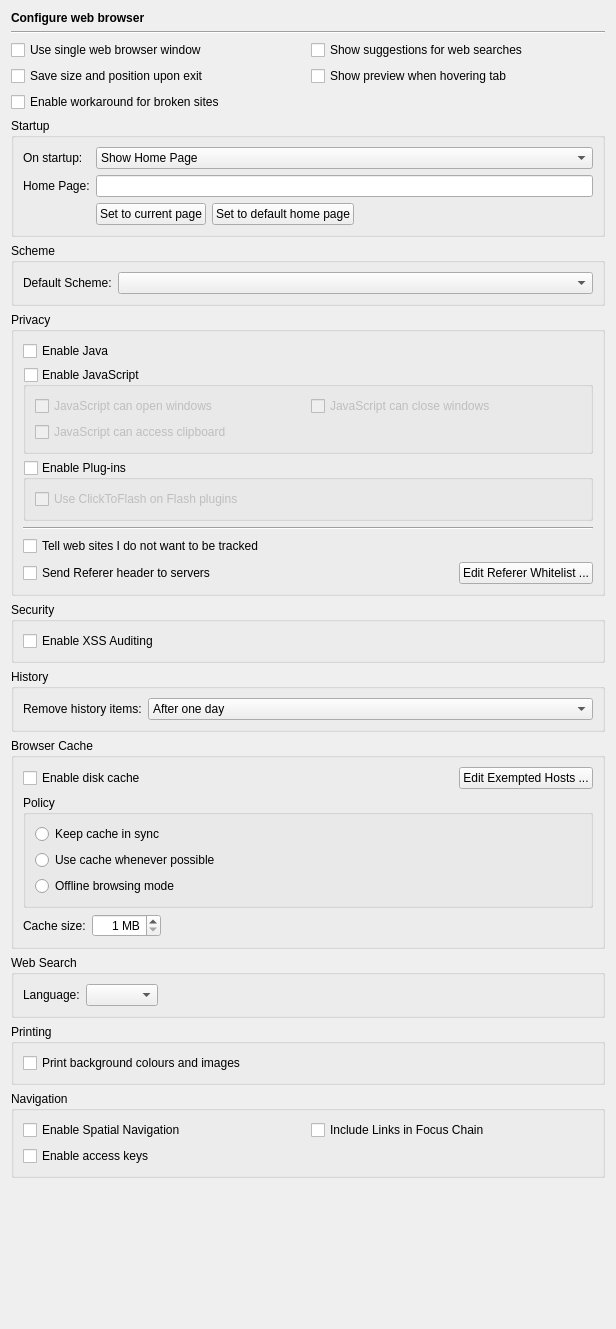
<?xml version="1.0" encoding="UTF-8"?>
<ui version="4.0">
 <class>HelpWebBrowserPage</class>
 <widget class="QWidget" name="HelpWebBrowserPage">
  <property name="geometry">
   <rect>
    <x>0</x>
    <y>0</y>
    <width>616</width>
    <height>1329</height>
   </rect>
  </property>
  <layout class="QVBoxLayout" name="verticalLayout_5">
   <item>
    <widget class="QLabel" name="headerLabel">
     <property name="text">
      <string>&lt;b&gt;Configure web browser&lt;/b&gt;</string>
     </property>
    </widget>
   </item>
   <item>
    <widget class="Line" name="line17">
     <property name="frameShape">
      <enum>QFrame::HLine</enum>
     </property>
     <property name="frameShadow">
      <enum>QFrame::Sunken</enum>
     </property>
     <property name="orientation">
      <enum>Qt::Horizontal</enum>
     </property>
    </widget>
   </item>
   <item>
    <layout class="QGridLayout" name="gridLayout_5">
     <item row="0" column="0">
      <widget class="QCheckBox" name="singleHelpWindowCheckBox">
       <property name="toolTip">
        <string>Select to use a single help browser window only</string>
       </property>
       <property name="text">
        <string>Use single web browser window</string>
       </property>
      </widget>
     </item>
     <item row="0" column="1">
      <widget class="QCheckBox" name="webSuggestionsCheckBox">
       <property name="toolTip">
        <string>Select to enable suggestions for web searches</string>
       </property>
       <property name="text">
        <string>Show suggestions for web searches</string>
       </property>
      </widget>
     </item>
     <item row="1" column="0">
      <widget class="QCheckBox" name="saveGeometryCheckBox">
       <property name="toolTip">
        <string>Select to save the window size and position</string>
       </property>
       <property name="text">
        <string>Save size and position upon exit</string>
       </property>
      </widget>
     </item>
     <item row="1" column="1">
      <widget class="QCheckBox" name="showTabPreviews">
       <property name="toolTip">
        <string>Select to show a page preview when the mouse hovers over the tab</string>
       </property>
       <property name="text">
        <string>Show preview when hovering tab</string>
       </property>
      </widget>
     </item>
     <item row="2" column="0">
      <widget class="QCheckBox" name="quirksCheckBox">
       <property name="toolTip">
        <string>Select to enable the browser's workaround for broken sites</string>
       </property>
       <property name="text">
        <string>Enable workaround for broken sites</string>
       </property>
      </widget>
     </item>
    </layout>
   </item>
   <item>
    <widget class="QGroupBox" name="startupGroupBox">
     <property name="title">
      <string>Startup</string>
     </property>
     <layout class="QGridLayout" name="gridLayout_3">
      <item row="0" column="0">
       <widget class="QLabel" name="label">
        <property name="text">
         <string>On startup:</string>
        </property>
       </widget>
      </item>
      <item row="0" column="1" colspan="3">
       <widget class="QComboBox" name="startupCombo">
        <property name="toolTip">
         <string>Select the startup behavior</string>
        </property>
        <item>
         <property name="text">
          <string>Show Home Page</string>
         </property>
        </item>
        <item>
         <property name="text">
          <string>Show Speed Dial</string>
         </property>
        </item>
        <item>
         <property name="text">
          <string>Show Empty Page</string>
         </property>
        </item>
       </widget>
      </item>
      <item row="1" column="0">
       <widget class="QLabel" name="homePageLabel">
        <property name="text">
         <string>Home Page:</string>
        </property>
       </widget>
      </item>
      <item row="1" column="1" colspan="3">
       <widget class="QLineEdit" name="homePageEdit">
        <property name="toolTip">
         <string>Enter the desired home page</string>
        </property>
       </widget>
      </item>
      <item row="2" column="1">
       <widget class="QPushButton" name="setCurrentPageButton">
        <property name="toolTip">
         <string>Press to set the current page as the home page</string>
        </property>
        <property name="text">
         <string>Set to current page</string>
        </property>
       </widget>
      </item>
      <item row="2" column="2">
       <widget class="QPushButton" name="defaultHomeButton">
        <property name="toolTip">
         <string>Press to set the default home page</string>
        </property>
        <property name="text">
         <string>Set to default home page</string>
        </property>
       </widget>
      </item>
      <item row="2" column="3">
       <spacer name="horizontalSpacer_2">
        <property name="orientation">
         <enum>Qt::Horizontal</enum>
        </property>
        <property name="sizeHint" stdset="0">
         <size>
          <width>160</width>
          <height>20</height>
         </size>
        </property>
       </spacer>
      </item>
     </layout>
    </widget>
   </item>
   <item>
    <widget class="QGroupBox" name="groupBox_2">
     <property name="title">
      <string>Scheme</string>
     </property>
     <layout class="QGridLayout" name="gridLayout_4">
      <item row="0" column="0">
       <widget class="QLabel" name="label_3">
        <property name="text">
         <string>Default Scheme:</string>
        </property>
       </widget>
      </item>
      <item row="0" column="1">
       <widget class="QComboBox" name="defaultSchemeCombo">
        <property name="sizePolicy">
         <sizepolicy hsizetype="Expanding" vsizetype="Fixed">
          <horstretch>0</horstretch>
          <verstretch>0</verstretch>
         </sizepolicy>
        </property>
        <property name="toolTip">
         <string>Select the default scheme</string>
        </property>
        <property name="whatsThis">
         <string>&lt;b&gt;Default Scheme&lt;/b&gt;&lt;p&gt;Select the default scheme. This scheme is prepended to URLs, that don't contain one.&lt;/p&gt;</string>
        </property>
        <property name="editable">
         <bool>false</bool>
        </property>
       </widget>
      </item>
     </layout>
    </widget>
   </item>
   <item>
    <widget class="QGroupBox" name="privacyGroup">
     <property name="title">
      <string>Privacy</string>
     </property>
     <layout class="QVBoxLayout" name="verticalLayout_4">
      <item>
       <widget class="QCheckBox" name="javaCheckBox">
        <property name="toolTip">
         <string>Select to enable Java</string>
        </property>
        <property name="text">
         <string>Enable Java</string>
        </property>
       </widget>
      </item>
      <item>
       <widget class="QGroupBox" name="javaScriptGroup">
        <property name="toolTip">
         <string>Select to enable JavaScript</string>
        </property>
        <property name="title">
         <string>Enable JavaScript</string>
        </property>
        <property name="checkable">
         <bool>true</bool>
        </property>
        <property name="checked">
         <bool>false</bool>
        </property>
        <layout class="QGridLayout" name="gridLayout">
         <item row="0" column="0">
          <widget class="QCheckBox" name="jsOpenWindowsCheckBox">
           <property name="toolTip">
            <string>Select to allow JavaScript to open windows</string>
           </property>
           <property name="text">
            <string>JavaScript can open windows</string>
           </property>
          </widget>
         </item>
         <item row="0" column="1">
          <widget class="QCheckBox" name="jsCloseWindowsCheckBox">
           <property name="toolTip">
            <string>Select to allow JavaScript to close windows</string>
           </property>
           <property name="text">
            <string>JavaScript can close windows</string>
           </property>
          </widget>
         </item>
         <item row="1" column="0">
          <widget class="QCheckBox" name="jsClipboardCheckBox">
           <property name="toolTip">
            <string>Select to allow JavaScript to access the clipboard</string>
           </property>
           <property name="text">
            <string>JavaScript can access clipboard</string>
           </property>
          </widget>
         </item>
        </layout>
       </widget>
      </item>
      <item>
       <widget class="QGroupBox" name="pluginsGroup">
        <property name="toolTip">
         <string>Select to enable plugins in web pages</string>
        </property>
        <property name="title">
         <string>Enable Plug-ins</string>
        </property>
        <property name="checkable">
         <bool>true</bool>
        </property>
        <property name="checked">
         <bool>false</bool>
        </property>
        <layout class="QGridLayout" name="gridLayout_7">
         <item row="0" column="0">
          <widget class="QCheckBox" name="clickToFlashCheckBox">
           <property name="enabled">
            <bool>false</bool>
           </property>
           <property name="sizePolicy">
            <sizepolicy hsizetype="Expanding" vsizetype="Fixed">
             <horstretch>8</horstretch>
             <verstretch>0</verstretch>
            </sizepolicy>
           </property>
           <property name="toolTip">
            <string>Select to activate the Flash blocker</string>
           </property>
           <property name="text">
            <string>Use ClickToFlash on Flash plugins</string>
           </property>
          </widget>
         </item>
        </layout>
       </widget>
      </item>
      <item>
       <widget class="Line" name="line">
        <property name="orientation">
         <enum>Qt::Horizontal</enum>
        </property>
       </widget>
      </item>
      <item>
       <widget class="QCheckBox" name="doNotTrackCheckBox">
        <property name="toolTip">
         <string>Select to enabled the &quot;Do Not Track&quot; feature</string>
        </property>
        <property name="text">
         <string>Tell web sites I do not want to be tracked</string>
        </property>
       </widget>
      </item>
      <item>
       <layout class="QHBoxLayout" name="horizontalLayout_4">
        <item>
         <widget class="QCheckBox" name="sendRefererCheckBox">
          <property name="toolTip">
           <string>Select to send referer headers to the server</string>
          </property>
          <property name="text">
           <string>Send Referer header to servers</string>
          </property>
         </widget>
        </item>
        <item>
         <spacer name="horizontalSpacer_6">
          <property name="orientation">
           <enum>Qt::Horizontal</enum>
          </property>
          <property name="sizeHint" stdset="0">
           <size>
            <width>40</width>
            <height>20</height>
           </size>
          </property>
         </spacer>
        </item>
        <item>
         <widget class="QPushButton" name="refererWhitelistButton">
          <property name="toolTip">
           <string>Press to edit the list of whitelisted hosts</string>
          </property>
          <property name="text">
           <string>Edit Referer Whitelist ...</string>
          </property>
         </widget>
        </item>
       </layout>
      </item>
     </layout>
    </widget>
   </item>
   <item>
    <widget class="QGroupBox" name="groupBox_6">
     <property name="title">
      <string>Security</string>
     </property>
     <layout class="QVBoxLayout" name="verticalLayout_2">
      <item>
       <widget class="QCheckBox" name="xssAuditingCheckBox">
        <property name="toolTip">
         <string>Select to enable XSS auditing</string>
        </property>
        <property name="whatsThis">
         <string>&lt;b&gt;Enable XSS Auditing&lt;/b&gt;
&lt;p&gt;This selects whether load requests should be monitored for cross-site scripting attempts. Suspicious scripts will be blocked. These will be reported in theWeb Inspector's JavaScript console. Enabling this feature might have an impact on performance.&lt;/p&gt;</string>
        </property>
        <property name="text">
         <string>Enable XSS Auditing</string>
        </property>
       </widget>
      </item>
     </layout>
    </widget>
   </item>
   <item>
    <widget class="QGroupBox" name="groupBox">
     <property name="title">
      <string>History</string>
     </property>
     <layout class="QHBoxLayout" name="horizontalLayout">
      <item>
       <widget class="QLabel" name="label_4">
        <property name="text">
         <string>Remove history items:</string>
        </property>
       </widget>
      </item>
      <item>
       <widget class="QComboBox" name="expireHistory">
        <property name="sizePolicy">
         <sizepolicy hsizetype="Expanding" vsizetype="Fixed">
          <horstretch>0</horstretch>
          <verstretch>0</verstretch>
         </sizepolicy>
        </property>
        <property name="toolTip">
         <string>Select the period for expiration of history entries</string>
        </property>
        <item>
         <property name="text">
          <string>After one day</string>
         </property>
        </item>
        <item>
         <property name="text">
          <string>After one week</string>
         </property>
        </item>
        <item>
         <property name="text">
          <string>After two weeks</string>
         </property>
        </item>
        <item>
         <property name="text">
          <string>After one month</string>
         </property>
        </item>
        <item>
         <property name="text">
          <string>After one year</string>
         </property>
        </item>
        <item>
         <property name="text">
          <string>Manually</string>
         </property>
        </item>
        <item>
         <property name="text">
          <string>On application exit</string>
         </property>
        </item>
       </widget>
      </item>
     </layout>
    </widget>
   </item>
   <item>
    <widget class="QGroupBox" name="cacheGroup">
     <property name="title">
      <string>Browser Cache</string>
     </property>
     <layout class="QGridLayout" name="gridLayout_2">
      <item row="0" column="0" colspan="3">
       <layout class="QHBoxLayout" name="horizontalLayout_5">
        <item>
         <widget class="QCheckBox" name="diskCacheCheckBox">
          <property name="text">
           <string>Enable disk cache</string>
          </property>
         </widget>
        </item>
        <item>
         <spacer name="horizontalSpacer_7">
          <property name="orientation">
           <enum>Qt::Horizontal</enum>
          </property>
          <property name="sizeHint" stdset="0">
           <size>
            <width>40</width>
            <height>20</height>
           </size>
          </property>
         </spacer>
        </item>
        <item>
         <widget class="QPushButton" name="noCacheHostsButton">
          <property name="toolTip">
           <string>Press to edit the list of hosts exempted from caching</string>
          </property>
          <property name="text">
           <string>Edit Exempted Hosts ...</string>
          </property>
         </widget>
        </item>
       </layout>
      </item>
      <item row="1" column="0" colspan="3">
       <widget class="QGroupBox" name="groupBox_4">
        <property name="title">
         <string>Policy</string>
        </property>
        <layout class="QVBoxLayout" name="verticalLayout_3">
         <item>
          <widget class="QRadioButton" name="cacheKeepButton">
           <property name="toolTip">
            <string>Select to prefer the network</string>
           </property>
           <property name="text">
            <string>Keep cache in sync</string>
           </property>
          </widget>
         </item>
         <item>
          <widget class="QRadioButton" name="cachePreferButton">
           <property name="toolTip">
            <string>Select to prefer cached data</string>
           </property>
           <property name="text">
            <string>Use cache whenever possible</string>
           </property>
          </widget>
         </item>
         <item>
          <widget class="QRadioButton" name="cacheOfflineButton">
           <property name="toolTip">
            <string>Select to use cached data only</string>
           </property>
           <property name="text">
            <string>Offline browsing mode</string>
           </property>
          </widget>
         </item>
        </layout>
       </widget>
      </item>
      <item row="2" column="0">
       <widget class="QLabel" name="label_7">
        <property name="text">
         <string>Cache size:</string>
        </property>
       </widget>
      </item>
      <item row="2" column="1">
       <widget class="QSpinBox" name="cacheSizeSpinBox">
        <property name="toolTip">
         <string>Enter the maximum size of the disk cache</string>
        </property>
        <property name="alignment">
         <set>Qt::AlignRight|Qt::AlignTrailing|Qt::AlignVCenter</set>
        </property>
        <property name="suffix">
         <string> MB</string>
        </property>
        <property name="minimum">
         <number>1</number>
        </property>
        <property name="maximum">
         <number>999</number>
        </property>
       </widget>
      </item>
      <item row="2" column="2">
       <spacer name="horizontalSpacer">
        <property name="orientation">
         <enum>Qt::Horizontal</enum>
        </property>
        <property name="sizeHint" stdset="0">
         <size>
          <width>410</width>
          <height>20</height>
         </size>
        </property>
       </spacer>
      </item>
     </layout>
    </widget>
   </item>
   <item>
    <widget class="QGroupBox" name="groupBox_5">
     <property name="title">
      <string>Web Search</string>
     </property>
     <layout class="QHBoxLayout" name="horizontalLayout_2">
      <item>
       <widget class="QLabel" name="label_5">
        <property name="text">
         <string>Language:</string>
        </property>
       </widget>
      </item>
      <item>
       <widget class="QComboBox" name="languageCombo">
        <property name="toolTip">
         <string>Select the language to be used for web searches</string>
        </property>
        <property name="sizeAdjustPolicy">
         <enum>QComboBox::AdjustToContents</enum>
        </property>
       </widget>
      </item>
      <item>
       <spacer name="horizontalSpacer_3">
        <property name="orientation">
         <enum>Qt::Horizontal</enum>
        </property>
        <property name="sizeHint" stdset="0">
         <size>
          <width>450</width>
          <height>20</height>
         </size>
        </property>
       </spacer>
      </item>
     </layout>
    </widget>
   </item>
   <item>
    <widget class="QGroupBox" name="printGroup">
     <property name="title">
      <string>Printing</string>
     </property>
     <layout class="QVBoxLayout" name="verticalLayout">
      <item>
       <widget class="QCheckBox" name="printBackgroundsCheckBox">
        <property name="toolTip">
         <string>Select to print background colours and images</string>
        </property>
        <property name="text">
         <string>Print background colours and images</string>
        </property>
       </widget>
      </item>
     </layout>
    </widget>
   </item>
   <item>
    <widget class="QGroupBox" name="groupBox_3">
     <property name="title">
      <string>Navigation</string>
     </property>
     <layout class="QGridLayout" name="gridLayout_6">
      <item row="0" column="0">
       <widget class="QCheckBox" name="spatialCheckBox">
        <property name="toolTip">
         <string>Select to enable the spatial navigation feature</string>
        </property>
        <property name="whatsThis">
         <string>&lt;b&gt;Enable Spatial Navigation&lt;/b&gt;
&lt;p&gt;This enables or disables the Spatial Navigation feature, which consists in the ability to navigate between focusable elements in a Web page, such as hyperlinks and form controls, by using Left, Right, Up and Down arrow keys. For example, if a user presses the Right key, heuristics determine whether there is an element he might be trying to reach towards the right and which element he probably wants.&lt;/p&gt;</string>
        </property>
        <property name="text">
         <string>Enable Spatial Navigation</string>
        </property>
       </widget>
      </item>
      <item row="0" column="1">
       <widget class="QCheckBox" name="linksInFocusChainCheckBox">
        <property name="toolTip">
         <string>Select to include links in focus chain</string>
        </property>
        <property name="whatsThis">
         <string>&lt;b&gt;Include Links in Focus Chain&lt;/b&gt;
&lt;p&gt;This selects whether hyperlinks should be included in the keyboard focus chain.&lt;/p&gt;</string>
        </property>
        <property name="text">
         <string>Include Links in Focus Chain</string>
        </property>
       </widget>
      </item>
      <item row="1" column="0">
       <widget class="QCheckBox" name="accessKeysCheckBox">
        <property name="toolTip">
         <string>Select to enable support for access keys</string>
        </property>
        <property name="text">
         <string>Enable access keys</string>
        </property>
       </widget>
      </item>
     </layout>
    </widget>
   </item>
   <item>
    <spacer>
     <property name="orientation">
      <enum>Qt::Vertical</enum>
     </property>
     <property name="sizeHint" stdset="0">
      <size>
       <width>479</width>
       <height>121</height>
      </size>
     </property>
    </spacer>
   </item>
  </layout>
 </widget>
 <tabstops>
  <tabstop>singleHelpWindowCheckBox</tabstop>
  <tabstop>webSuggestionsCheckBox</tabstop>
  <tabstop>saveGeometryCheckBox</tabstop>
  <tabstop>showTabPreviews</tabstop>
  <tabstop>quirksCheckBox</tabstop>
  <tabstop>startupCombo</tabstop>
  <tabstop>homePageEdit</tabstop>
  <tabstop>setCurrentPageButton</tabstop>
  <tabstop>defaultHomeButton</tabstop>
  <tabstop>defaultSchemeCombo</tabstop>
  <tabstop>javaCheckBox</tabstop>
  <tabstop>javaScriptGroup</tabstop>
  <tabstop>jsOpenWindowsCheckBox</tabstop>
  <tabstop>jsCloseWindowsCheckBox</tabstop>
  <tabstop>jsClipboardCheckBox</tabstop>
  <tabstop>pluginsGroup</tabstop>
  <tabstop>clickToFlashCheckBox</tabstop>
  <tabstop>doNotTrackCheckBox</tabstop>
  <tabstop>sendRefererCheckBox</tabstop>
  <tabstop>refererWhitelistButton</tabstop>
  <tabstop>xssAuditingCheckBox</tabstop>
  <tabstop>expireHistory</tabstop>
  <tabstop>diskCacheCheckBox</tabstop>
  <tabstop>noCacheHostsButton</tabstop>
  <tabstop>cacheKeepButton</tabstop>
  <tabstop>cachePreferButton</tabstop>
  <tabstop>cacheOfflineButton</tabstop>
  <tabstop>cacheSizeSpinBox</tabstop>
  <tabstop>languageCombo</tabstop>
  <tabstop>printBackgroundsCheckBox</tabstop>
  <tabstop>spatialCheckBox</tabstop>
  <tabstop>linksInFocusChainCheckBox</tabstop>
  <tabstop>accessKeysCheckBox</tabstop>
 </tabstops>
 <resources/>
 <connections/>
</ui>
